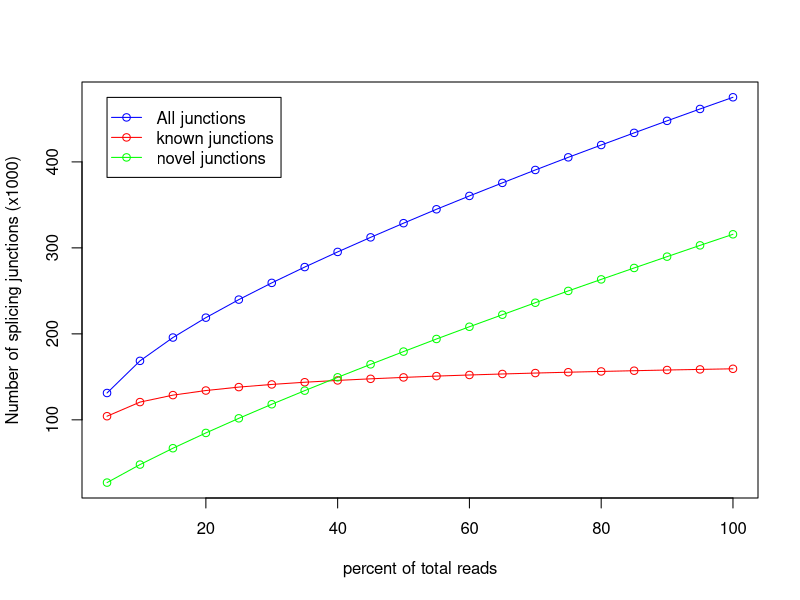

Write R code to recreate this figure.
pdf('CF98438.junctionSaturation_plot.pdf')
x=c(5,10,15,20,25,30,35,40,45,50,55,60,65,70,75,80,85,90,95,100)
y=c(104202,120638,128742,134083,138069,141167,143718,145850,147697,149341,150859,152160,153331,154402,155375,156270,157132,157940,158651,159369)
z=c(131205,168591,195711,218838,239822,259286,277667,295290,312232,328721,344888,360429,375591,390608,405314,419620,433767,447746,461567,475167)
w=c(27003,47953,66969,84755,101753,118119,133949,149440,164535,179380,194029,208269,222260,236206,249939,263350,276635,289806,302916,315798)
m=max(159,475,315)
n=min(104,131,27)
plot(x,z/1000,xlab='percent of total reads',ylab='Number of splicing junctions (x1000)',type='o',col='blue',ylim=c(n,m))
points(x,y/1000,type='o',col='red')
points(x,w/1000,type='o',col='green')
legend(5,475, legend=c("All junctions","known junctions", "novel junctions"),col=c("blue","red","green"),lwd=1,pch=1)
dev.off()
